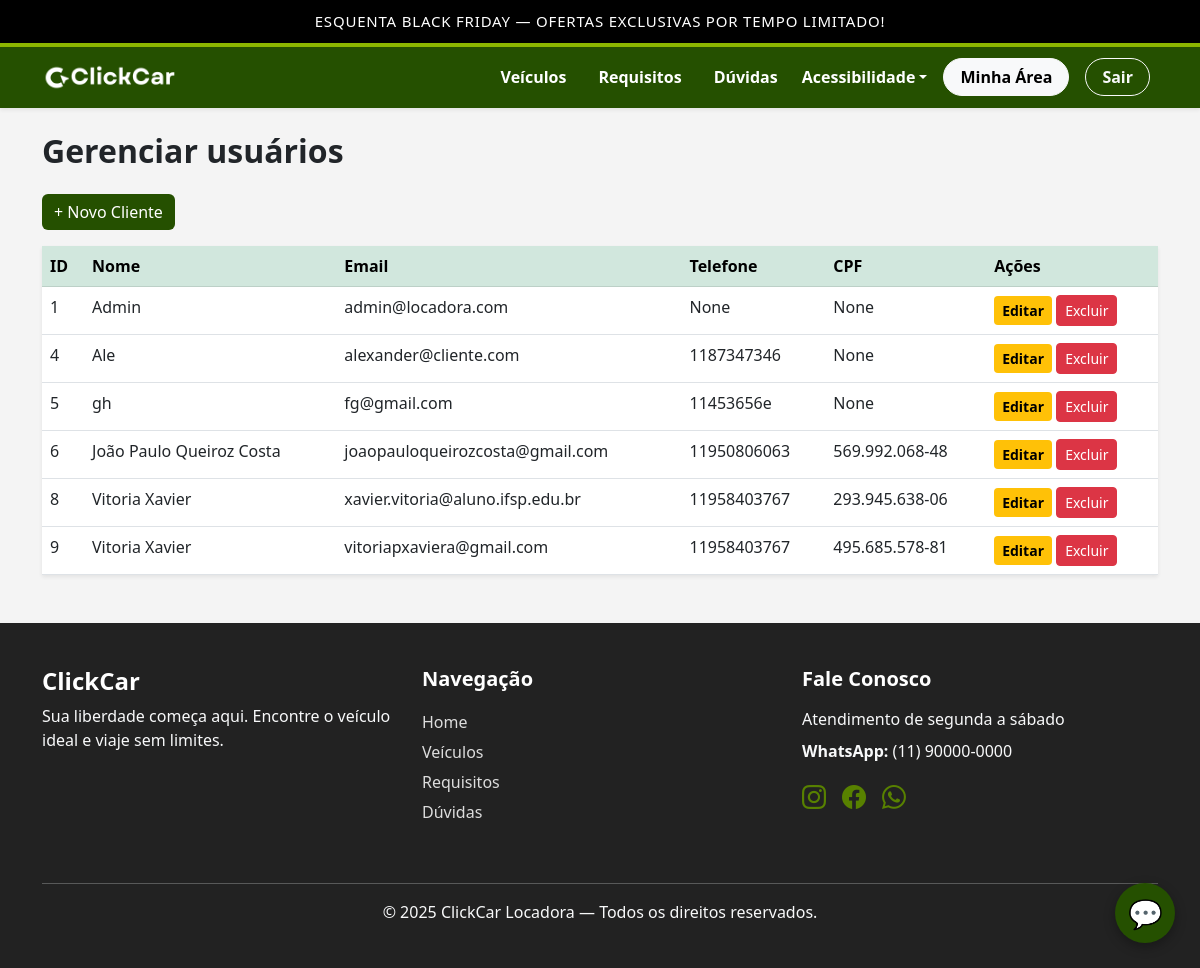
The app's page /admin/usuario (signed in) with its own data.
### models/models.py (models this page shows, shortened)
class Usuario(UserMixin, db.Model):
    __tablename__ = 'usuarios'
    id = db.Column(db.Integer, primary_key=True)
    nome = db.Column(db.String(150), nullable=False)
    email = db.Column(db.String(120), unique=True, nullable=False)
    senha_hash = db.Column(db.String(200), nullable=False)
    perfil_id = db.Column(db.Integer, db.ForeignKey(
        'perfis.id'), nullable=False)
    telefone = db.Column(db.String(20))
    cpf = db.Column(db.String(20))
    criado_em = db.Column(db.DateTime, default=datetime.utcnow)
    email_verificado = db.Column(db.Boolean, default=False)
    codigo_verificacao = db.Column(db.String(6))
    cnh = db.Column(db.String(11), unique=True)
    lista_favoritos = db.relationship('Veiculo', secondary=tabela_favoritos,
                                      backref=db.backref('favoritado_por', lazy='dynamic'))
    enderecos = db.relationship(
        "Endereco",
        backref="usuario",
        cascade="all, delete-orphan",
        lazy=True
    )
    tokens = db.relationship('Token', backref='usuarios',
                             lazy=True, cascade="all, delete-orphan")
    reservas = db.relationship(
        'Reserva',
        backref='usuario',
        cascade="all, delete-orphan"
    )

### controllers/controller.py (the view)
@main.route("/admin/usuario")
def admin_usuario_page():
    db = SessionLocal()
    usuarios = db.query(Usuario).all()
    return render_template("admin/users/list.html", usuarios=usuarios)

### app.py (called while the page is built)
@login_manager.user_loader
def load_user(user_id):
    return Usuario.query.get(int(user_id))

### templates/admin/users/list.html (shortened to what this page needs)
{% extends 'base.html' %}
{% block content %}
<h2 class="fw-bold mb-4">Gerenciar usuários</h2>
<a href="{{ url_for('main.admin_novo_cliente') }}" class="btn btn-primary mb-3">+ Novo Cliente</a>
<table class="table table-hover shadow-sm bg-white">
    <thead class="table-success">
        <tr>
            <th>ID</th>
            <th>Nome</th>
            <th>Email</th>
            <th>Telefone</th>
            <th>CPF</th>
            <th>Ações</th>
        </tr>
    </thead>
    <tbody>
        {% for u in usuarios %}
        <tr>
            <td>{{ u.id }}</td>
            <td>{{ u.nome }}</td>
            <td>{{ u.email }}</td>
            <td>{{ u.telefone }}</td>
            <td>{{ u.cpf }}</td>
            <td>
                <a href="{{ url_for('main.edit_user',user_id=u.id) }}" class="btn btn-warning btn-sm">Editar</a>
                <a href="{{ url_for('main.admin_excluir_usuario', user_id=u.id) }}"
                   onclick="return confirm('Excluir cliente?')"
                   class="btn btn-danger btn-sm">Excluir</a>
            </td>
        </tr>
        {% endfor %}
    </tbody>
</table>
{% endblock %}

### static/css/style.css (style rules this page uses)
:root { --bg-body: #F4F4F4; --bg-card: #ffffff; --text-color: #333333; --text-muted: #6c757d; }
.btn-warning { background-color: #ffc107 !important; border-color: #ffc107 !important; color: #000000 !important; font-weight: 600; }

### templates/base.html (style rules this page uses)
:root { --primary-green: #255000; --yellow: #588100; --light-gray: #F4F4F4; --dark: #333; }
body { background-color: var(--light-gray); }
.btn-primary { background-color: var(--primary-green); border: none; }
.btn-warning { background-color: var(--yellow); color: black; border: none; font-weight: 600; }

### records on screen
Usuario: id "1", nome "Admin", email "admin@locadora.com", telefone "None", cpf "None"
Usuario: id "4", nome "Ale", email "alexander@cliente.com", telefone "1187347346", cpf "None"
Usuario: id "5", nome "gh", email "fg@gmail.com", telefone "11453656e", cpf "None"
Usuario: id "6", nome "João Paulo Queiroz Costa", email "joaopauloqueirozcosta@gmail.com", telefone "11950806063", cpf "569.992.068-48"
Usuario: id "8", nome "Vitoria Xavier", email "xavier.vitoria@aluno.ifsp.edu.br", telefone "11958403767", cpf "293.945.638-06"
Usuario: id "9", nome "Vitoria Xavier", email "vitoriapxaviera@gmail.com", telefone "11958403767", cpf "495.685.578-81"
